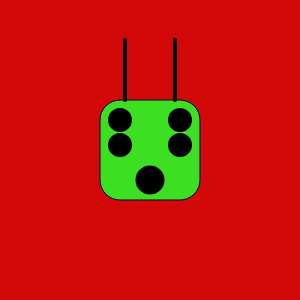
Frame 1 (no input)
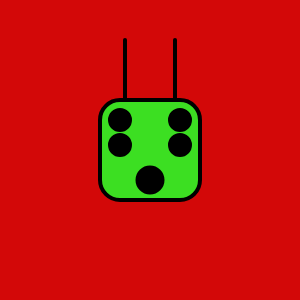
Frame 60 (no input)
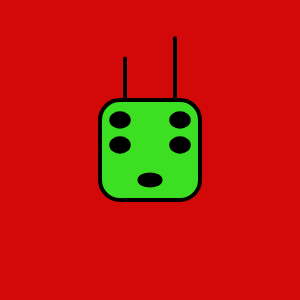
Frame 120 (the mouse pressed at the canvas centre since frame 60)

The p5.js sketch that drew these frames (run headless with seeded random() and noise() and a simulated clock; from frame 60 on, the mouse is pressed at the canvas centre):

// p5.js sketch
// ── sketch.js
// Hér kemur kóðinn þinn:
  var x = 100;
  var y = 100;
  var antennaHeightL = 40;
  var antennaHeightR = 40;
  EyeHeight = 20;
  EyeWidth = 20;
  MouthHeight = 25;
  MouthWidth = 25;

  function setup(){
    createCanvas (300,300);
  }

  function draw(){
    background(211,8,8);
    // haus
    fill(60,223,34);
    rect(x, y, 100,100, 20);

    //loftnet
    fill(60,223,34)
    strokeWeight(4);
    line(125, 100, 125, antennaHeightL);

    fill(60,223,34)
    strokeWeight(4);
    line(175, 100, 175, antennaHeightR);

    //augu
    fill(0)
    ellipse(x+20,y+20, EyeHeight, EyeWidth);

    fill(0)
    ellipse(x+20,y+45, EyeHeight, EyeWidth);

    fill(0)
    ellipse(x+80,y+20, EyeHeight, EyeWidth);

    fill(0)
    ellipse(x+80,y+45, EyeHeight, EyeWidth);


    //munnur
    ellipse(x+50,y+80, MouthHeight, MouthWidth)

    //.....kóði sem staðsetur augun m.v. x, y, faceWidth og faceHeight ætti að koma hér.

  }

  function mousePressed(){
    //Í hvert sinn sem músinni er smellt fá breyturnar ný gildi.
    antennaHeightL = random(30, 70);
    antennaHeightR = random(30, 70);
    EyeHeight = random(10, 20);
    EyeWidth = random(10, 20);
    MouthHeight = random(5,25);
    MouthWidth = random(5,25);
  }
